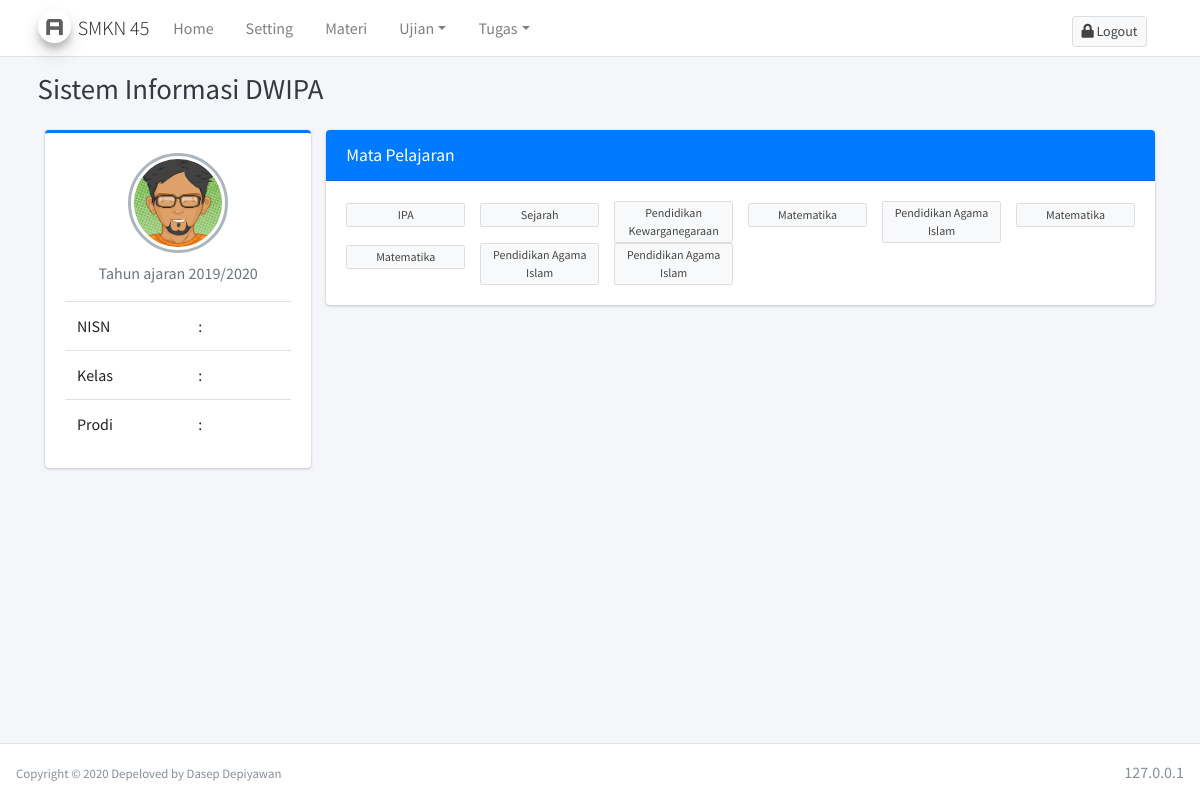
Before: /index.php/siswa/materi with the older database file.
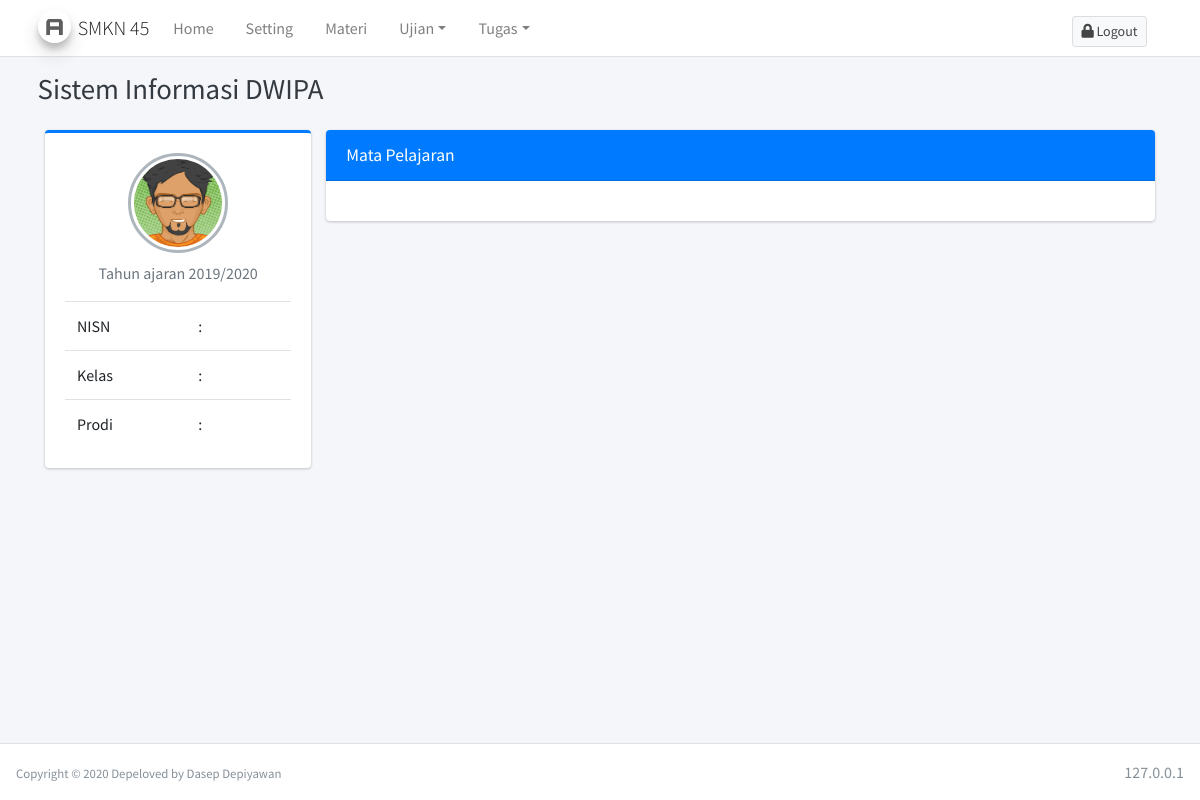
After: the same page with the newer database file.
### tables this page shows
CREATE TABLE `mata_pelajaran` (
  `id` int(11) NOT NULL,
  `mata_pelajaran` varchar(250) DEFAULT NULL,
  `kode_mapel` varchar(250) DEFAULT NULL,
  `pengajar` varchar(30) DEFAULT NULL,
  `prodi` varchar(60) DEFAULT NULL,
  `kelas` varchar(4) DEFAULT NULL
);

### application/libraries/Template.php (called while the page is built)
<?php
 class Template
 {
 	var $template_data = array();
 		function set($name , $value)
 		{
 			$this->template_data[$name] = $value ;
 		}
 		function load($template = '' , $view = '' , $view_data  = array() , $return = FALSE)
 		{
 			$this->CI =& get_instance();
 			$this->set('contents', $this->CI->load->view($view, $view_data , TRUE));
 			return $this->CI->load->view($template , $this->template_data, $return);
 		}
 }

### application/controllers/siswa/Materi.php (called while the page is built, shortened)
<?php
 class Materi extends CI_Controller
 {
 	public function index()
 	{
 		$where2 = array(
 			'nisn' => $this->session->userdata("nisn")
 		);
 		$data['profile'] = $this->m_siswa->getSiswa($where2,"siswa")->row();
 		$data['mata_pelajaran'] = $this->m_siswa->getSiswa(array("prodi" => $this->session->userdata("prodi") , "kelas" => $this->session->userdata("kelas")),"mata_pelajaran")->result();
 		$this->template->load("template/template_siswa","siswa/materi",$data);
 	}
 }

### index.php (called while the page is built, shortened)
<?php
require_once BASEPATH.'core/CodeIgniter.php';

### application/models/M_siswa.php (called while the page is built, shortened)
<?php
 class M_siswa extends CI_Model
 {
 	public function getSiswa($where,$table)
 	{
 		return $this->db->get_where($table,$where);
 	}
 }

### application/views/siswa/materi.php (the view, shortened to what this page needs)
  <div class="container-fluid">
        <div class="row">
          <div class="col-md-3">
            <div class="card card-primary card-outline">
              <div class="card-body box-profile">
                <div class="text-center">
                  <img class="profile-user-img img-fluid img-circle"
                       src="<?= base_url("assets") ?>/dist/profile/avatar4.png">
                </div>
                <p class="text-muted text-center">Tahun ajaran 2019/2020</p>
                <table class="table">
                  <tr>
                    <td>NISN</td>
                    <td>:</td>
                    <td><?= $profile->nisn ?></td>
                  </tr>
                  <tr>
                    <td>Kelas</td>
                    <td>:</td>
                    <td><?= $profile->kelas ?></td>
                  </tr>
                  <tr>
                    <td>Prodi</td>
                    <td>:</td>
                    <td><?= $profile->prodi ?></td>
                  </tr>
                </table>
              </div>
            </div>
          </div>
          <div class="col-md-9">
            <div class="card card-primary">
              <div class="card-header">
                <div class="card-title">
                 Mata Pelajaran
                </div>
              </div>
              <div class="card-body">
                <div class="row">
                  <?php foreach($mata_pelajaran as $mapel) : ?>
                  <div class="col-sm-2">
                    <a class="btn btn-default btn-xs col-lg-12" href="<?= base_url("siswa/Materi/list/".$mapel->kode_mapel) ?>" data-toggle="lightbox" data-title="sample 1 - white" data-gallery="gallery">
                      <?= $mapel->mata_pelajaran ?>
                    </a>
                  </div>
                <?php endforeach ?>
                </div>
              </div>
            </div>
          </div>
        </div>
    </div>
</div>

### application/views/template/template_siswa.php (shortened to what this page needs)
<!DOCTYPE html>
<html lang="en">
<head>
    <link rel="stylesheet" href="<?= base_url("assets") ?>/plugins/fontawesome-free/css/all.min.css">
  <link rel="stylesheet" href="https://code.ionicframework.com/ionicons/2.0.1/css/ionicons.min.css">
  <link rel="stylesheet" href="<?= base_url("assets") ?>/plugins/daterangepicker/daterangepicker.css">
  <link rel="stylesheet" href="<?= base_url("assets") ?>/plugins/icheck-bootstrap/icheck-bootstrap.min.css">
  <link rel="stylesheet" href="<?= base_url("assets") ?>/plugins/bootstrap-colorpicker/css/bootstrap-colorpicker.min.css">
  <link rel="stylesheet" href="<?= base_url("assets") ?>/plugins/tempusdominus-bootstrap-4/css/tempusdominus-bootstrap-4.min.css">
  <link rel="stylesheet" href="<?= base_url("assets") ?>/plugins/select2/css/select2.min.css">
  <link rel="stylesheet" href="<?= base_url("assets") ?>/plugins/select2-bootstrap4-theme/select2-bootstrap4.min.css">
  <link rel="stylesheet" href="<?= base_url("assets") ?>/plugins/bootstrap4-duallistbox/bootstrap-duallistbox.min.css">
  <link rel="stylesheet" href="<?= base_url("assets") ?>/dist/css/adminlte.min.css">
  <link rel="stylesheet" type="text/css" href="<?= base_url("assets") ?>/pagination/smpPagination.css">
  <link rel="stylesheet" href="<?= base_url('assets') ?>/plugins/datatables-bs4/css/dataTables.bootstrap4.min.css">
  <link rel="stylesheet" href="<?= base_url("assets") ?>/plugins/sweetalert2-theme-bootstrap-4/bootstrap-4.min.css">
  <link rel="stylesheet" href="<?= base_url("assets") ?>/plugins/toastr/toastr.min.css">
  <link rel="stylesheet" href="<?= base_url("assets") ?>/plugins/ekko-lightbox/ekko-lightbox.css">
</head>
<body  class="hold-transition layout-top-nav">
<div class="wrapper">
  <nav class="main-header navbar navbar-expand-md navbar-light navbar-white">
    <div class="container">
      <a href="#" class="navbar-brand">
        <img src="<?= base_url("assets") ?>/dist/img/AdminLTELogo.png" alt="AdminLTE Logo" class="brand-image img-circle elevation-3"
             style="opacity: .8">
        <span class="brand-text font-weight-light">SMKN 45 </span>
      </a>
      <div class="collapse navbar-collapse order-3" id="navbarCollapse">
        <?php if($this->uri->segment(2) == "Soal") { ?>
       <?php }else { ?>
          <ul class="navbar-nav">
            <li class="nav-item">
              <a href="<?= base_url("siswa/Dashboard") ?>" class="nav-link">Home</a>
            </li>
            <li class="nav-item">
              <a href="<?= base_url("siswa/Settings") ?>" class="nav-link">Setting</a>
            </li>
            <li class="nav-item">
              <a href="<?= base_url("siswa/Materi") ?>" class="nav-link">Materi</a>
            </li>
            <li class="nav-item dropdown">
              <a id="dropdownSubMenu1" href="#" data-toggle="dropdown" aria-haspopup="true" aria-expanded="false" class="nav-link dropdown-toggle">Ujian</a>
            </li>
            <li class="nav-item dropdown">
              <a id="dropdownSubMenu1" href="#" data-toggle="dropdown" aria-haspopup="true" aria-expanded="false" class="nav-link dropdown-toggle">Tugas</a>
            </li>
          </ul>
       <?php } ?>
      </div>
      <ul class="order-1 order-md-3 navbar-nav navbar-no-expand ml-auto">
        <li class="nav-item">
          <a class="nav-link"  href="<?= base_url('Logout') ?>" role="button">
          <button class="btn btn-default btn-sm"><i class="fa fa-lock"></i> Logout</button>
          </a>
        </li>
      </ul>
    </div>
  </nav>
  <div class="content-wrapper">
    <div class="content-header">
      <div class="container">
        <div class="row mb-2">
          <div class="col-sm-6">
            <h1 class="m-0 text-dark"> Sistem Informasi DWIPA</h1>
          </div>
          <div class="col-sm-6">
          </div>
        </div>
      </div>
    </div>
    <div class="content">
      <div class="container">
          <?= $contents ?>
    </div>
  </div>
  <footer class="main-footer">
    <div class="float-right d-none d-sm-inline">
    <?= $_SERVER['REMOTE_ADDR'] ?>
    </div>
    <small>Copyright &copy 2020 </small>
    <small class="small">Depeloved by Dasep Depiyawan</small>
  </footer>
</div>
</body>
</html>

Changed rows visible on the page:
no longer on this page (row edited): mata_pelajaran: mata_pelajaran "IPA"
no longer on this page (row edited): mata_pelajaran: mata_pelajaran "Sejarah"
no longer on this page (row edited): mata_pelajaran: mata_pelajaran "Pendidikan Kewarganegaraan"
no longer on this page (row edited): mata_pelajaran: mata_pelajaran "Matematika"
no longer on this page (row edited): mata_pelajaran: mata_pelajaran "Pendidikan Agama Islam"
no longer on this page (row edited): mata_pelajaran: mata_pelajaran "Matematika"
no longer on this page (row edited): mata_pelajaran: mata_pelajaran "Matematika"
no longer on this page (row edited): mata_pelajaran: mata_pelajaran "Pendidikan Agama Islam"
no longer on this page (row edited): mata_pelajaran: mata_pelajaran "Pendidikan Agama Islam"
